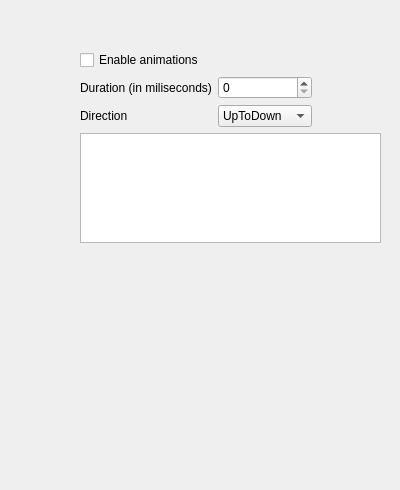
      <widget class="QWidget" name="pageSettingsAnimations">
       <widget class="QWidget" name="verticalLayoutWidget">
        <property name="geometry">
         <rect>
          <x>70</x>
          <y>40</y>
          <width>321</width>
          <height>441</height>
         </rect>
        </property>
        <layout class="QVBoxLayout" name="layoutAnimationsSettings">
         <item>
          <layout class="QGridLayout" name="gridLayout">
           <item row="1" column="1" colspan="2">
            <widget class="QCheckBox" name="checkBoxEnableAnimations">
             <property name="sizePolicy">
              <sizepolicy hsizetype="Preferred" vsizetype="Fixed">
               <horstretch>0</horstretch>
               <verstretch>0</verstretch>
              </sizepolicy>
             </property>
             <property name="text">
              <string>Enable animations</string>
             </property>
             <property name="checked">
              <bool>false</bool>
             </property>
            </widget>
           </item>
           <item row="2" column="1">
            <widget class="QLabel" name="label">
             <property name="text">
              <string>Duration (in miliseconds)</string>
             </property>
            </widget>
           </item>
           <item row="2" column="2">
            <widget class="QSpinBox" name="spinBoxAnimationDuration">
             <property name="sizePolicy">
              <sizepolicy hsizetype="Preferred" vsizetype="Fixed">
               <horstretch>0</horstretch>
               <verstretch>0</verstretch>
              </sizepolicy>
             </property>
             <property name="maximum">
              <number>99999</number>
             </property>
            </widget>
           </item>
           <item row="3" column="2">
            <widget class="QComboBox" name="comboBoxAnimationDirection">
             <item>
              <property name="text">
               <string>UpToDown</string>
              </property>
             </item>
             <item>
              <property name="text">
               <string>DownToUp</string>
              </property>
             </item>
             <item>
              <property name="text">
               <string>LeftToRight</string>
              </property>
             </item>
             <item>
              <property name="text">
               <string>RightToLeft</string>
              </property>
             </item>
            </widget>
           </item>
           <item row="5" column="0">
            <spacer name="horizontalSpacer">
             <property name="orientation">
              <enum>Qt::Horizontal</enum>
             </property>
             <property name="sizeType">
              <enum>QSizePolicy::Fixed</enum>
             </property>
             <property name="sizeHint" stdset="0">
              <size>
               <width>10</width>
               <height>20</height>
              </size>
             </property>
            </spacer>
           </item>
           <item row="5" column="1" colspan="3">
            <widget class="QListWidget" name="listWidgetCurvePicker">
             <property name="maximumSize">
              <size>
               <width>16777215</width>
               <height>110</height>
              </size>
             </property>
             <property name="editTriggers">
              <set>QAbstractItemView::NoEditTriggers</set>
             </property>
             <property name="verticalScrollMode">
              <enum>QAbstractItemView::ScrollPerPixel</enum>
             </property>
             <property name="horizontalScrollMode">
              <enum>QAbstractItemView::ScrollPerPixel</enum>
             </property>
             <property name="movement">
              <enum>QListView::Static</enum>
             </property>
             <property name="flow">
              <enum>QListView::LeftToRight</enum>
             </property>
             <property name="isWrapping" stdset="0">
              <bool>false</bool>
             </property>
             <property name="viewMode">
              <enum>QListView::IconMode</enum>
             </property>
            </widget>
           </item>
           <item row="5" column="4">
            <spacer name="horizontalSpacer_2">
             <property name="orientation">
              <enum>Qt::Horizontal</enum>
             </property>
             <property name="sizeType">
              <enum>QSizePolicy::Fixed</enum>
             </property>
             <property name="sizeHint" stdset="0">
              <size>
               <width>10</width>
               <height>20</height>
              </size>
             </property>
            </spacer>
           </item>
           <item row="6" column="3">
            <spacer name="verticalSpacer_2">
             <property name="orientation">
              <enum>Qt::Vertical</enum>
             </property>
             <property name="sizeType">
              <enum>QSizePolicy::Fixed</enum>
             </property>
             <property name="sizeHint" stdset="0">
              <size>
               <width>20</width>
               <height>10</height>
              </size>
             </property>
            </spacer>
           </item>
           <item row="0" column="2">
            <spacer name="verticalSpacer">
             <property name="orientation">
              <enum>Qt::Vertical</enum>
             </property>
             <property name="sizeType">
              <enum>QSizePolicy::Fixed</enum>
             </property>
             <property name="sizeHint" stdset="0">
              <size>
               <width>20</width>
               <height>10</height>
              </size>
             </property>
            </spacer>
           </item>
           <item row="3" column="1">
            <widget class="QLabel" name="label_3">
             <property name="text">
              <string>Direction</string>
             </property>
            </widget>
           </item>
           <item row="2" column="3">
            <spacer name="horizontalSpacer_3">
             <property name="orientation">
              <enum>Qt::Horizontal</enum>
             </property>
             <property name="sizeHint" stdset="0">
              <size>
               <width>40</width>
               <height>20</height>
              </size>
             </property>
            </spacer>
           </item>
          </layout>
         </item>
         <item>
          <spacer name="verticalSpacer_3">
           <property name="orientation">
            <enum>Qt::Vertical</enum>
           </property>
           <property name="sizeHint" stdset="0">
            <size>
             <width>20</width>
             <height>40</height>
            </size>
           </property>
          </spacer>
         </item>
        </layout>
       </widget>
      </widget>
